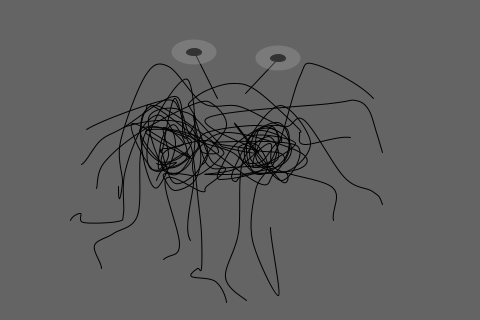
Frame 1 (no input)
Frame 60 (the mouse pressed at the canvas centre just before this capture): identical to frame 1, image omitted
Frame 120 (the mouse held since frame 60 and released just before this capture): identical to frame 1, image omitted

The Processing sketch that drew this single still picture (run headless with seeded random() and noise(); from frame 60 on, the mouse is pressed at the canvas centre):

// Processing sketch: processing_4911
// ── processing_4911.pde

int x=240;
int y=160;
float easeX=0.0;
float easeY=0.0;
float easing=.05;
 int bubble=0;

void setup(){
  size(480,320);
  frameRate(24);
  noFill();
  smooth();}
 


void draw() {
 
background(100);

 
    //press creates x-ray fsm
 if ((mousePressed==true) && (mouseX<(x-165) || mouseX>(x+145) || mouseY<(y-125) || mouseY>(y+146))){
 stroke(255);
 fill(255);
 beginShape();
 vertex(400,0);
 vertex(430,50);
 vertex(417,108);
 vertex(443, 148);
 vertex(424, 186);
 vertex(453, 247);
 vertex(413,289);
 vertex(441, 320);
 vertex(420,289);
 vertex(465, 247);
 vertex(435, 186);
 vertex(470, 148);
 vertex(447,108);
 vertex(460,50);
 vertex(445,0);
 endShape();
 noFill();
 }
 else {
 stroke(0);
 noFill();
}
 

 
  //creating the body via spaghetti lines
  beginShape();
  curveVertex(x+68, y+160);
  curveVertex(x+39, y-19);
  curveVertex(x+22, y-21);
  curveVertex(x+14, y+7);
  curveVertex(x+55, y-17);
  curveVertex(x+10, y-24);
  curveVertex(x+12, y+10);
  curveVertex(x+45, y+12);
  curveVertex(x+40, y+20);
  curveVertex(x-3, y-34);
  curveVertex(x+2, y-26);
  curveVertex(x+40, y+20);
  curveVertex(x+56, y-15);
  curveVertex(x-27, y-18);
  curveVertex(x+17, y-10);
  curveVertex(x+44, y);
  curveVertex(x+10, y+60);
  endShape();
  
  beginShape();
curveVertex(x-93, y-19);
curveVertex(x-84, y+3);
curveVertex(x-64, y+2);
curveVertex(x-88, y+9);
curveVertex(x-108, y-37);
curveVertex(x-49, y-2);
curveVertex(x-94, y-27);
curveVertex(x-77, y-31);
curveVertex(x-51, y-24);
curveVertex(x-43, y-12);
curveVertex(x-72, y+7);
curveVertex(x-100, y-32);
curveVertex(x-41, y-23);
curveVertex(x-38, y+4);
curveVertex(x-86, y+7);
endShape();

  
  beginShape();
  curveVertex(x-108, y+124);
  curveVertex(x-77, y+99);
  curveVertex(x-61, y+84);
  curveVertex(x-75, y+19);
  curveVertex(x-39, y+31);
  curveVertex(x-34, y+26);
  curveVertex(x-15, y+9);
  curveVertex(x-30, y-1);
  curveVertex(x-47, y-45);
  curveVertex(x-34, y+3);
  curveVertex(x-10, y+7);
  curveVertex(x+36, y);
  curveVertex(x+28, y-24);
  curveVertex(x+2, y+2);
  curveVertex(x-2, y+72);
  curveVertex(x-15, y+117);
  curveVertex(x+6, y+140);
  curveVertex(x+12, y+141);
  endShape();
  
  beginShape();
  curveVertex(x-90, y+90);
  curveVertex(x-84, y+20);
  curveVertex(x-59, y-6);
  curveVertex(x-51, y-2);
  curveVertex(x-64, y+14);
  curveVertex(x-78, y+8);
  curveVertex(x-74, y-10);
  curveVertex(x-34, y-20);
  curveVertex(x-22, y-8);
  curveVertex(x-39, y-9);
  curveVertex(x-36, y-27);
  curveVertex(x+15, y-35);
  curveVertex(x+41, y-27);
  curveVertex(x+51, y-11);
  curveVertex(x+40, y+5);
  curveVertex(x+4, y+14);
  curveVertex(x-5, y+21);
  curveVertex(x-8, y+12);
  curveVertex(x+11, y-25);
  curveVertex(x+21, y-30);
  curveVertex(x+38, y-25);
  curveVertex(x+41, y-19);
  curveVertex(x+34, y-15);
  curveVertex(x+21, y+1);
  curveVertex(x+5, y+2);
  curveVertex(x-1,y-6);
  curveVertex(x-1, y-14);
  curveVertex(x+14, y-17);
  curveVertex(x+25, y-3);
  curveVertex(x+26, y+10);
  curveVertex(x+15, y+30);
  curveVertex(x+12, y+80);
  curveVertex(x+38, y+135);
  curveVertex(x+30, y+67);
  curveVertex(x+40, y+70);
  endShape();



  beginShape();
  curveVertex(x-77, y-20);
  curveVertex(x-78, y-12);
  curveVertex(x-57, y-17);
  curveVertex(x-77, y-33);
  curveVertex(x-72, y-5);
  curveVertex(x-82, y+8);
  curveVertex(x-78, y-23);
  curveVertex(x-65, y-35);
  curveVertex(x-54, y-2);
  curveVertex(x-90, y+8);
  curveVertex(x-88, y-35);
  curveVertex(x-53, y-81);
  curveVertex(x-47, y-6);
  curveVertex(x-74, y+11);
  curveVertex(x-92, y-42);
  curveVertex(x-62, y-51);
  curveVertex(x-48, y-23);
  curveVertex(x-8, y-8);
  curveVertex(x+18, y+14);
  curveVertex(x+45, y-3);
  curveVertex(x+46, y-32);
  curveVertex(x+19, y-31);
  curveVertex(x+16, y-1);
  curveVertex(x+32, y+5);
  curveVertex(x+37, y-28);
  curveVertex(x+16, y-29);
  curveVertex(x+11, y);
  curveVertex(x+46, y+11);
  curveVertex(x+70, y-18);
  curveVertex(x+40, y-55);
  curveVertex(x+7, y-19);
  curveVertex(x+8, y+5);
  curveVertex(x+33, y+6);
  curveVertex(x+46, y+11);
  endShape();
  
  beginShape();
  curveVertex(x-147, y+120);
  curveVertex(x-139, y+108);
  curveVertex(x-146, y+85);
  curveVertex(x-127, y+73);
  curveVertex(x-103, y+55);
  curveVertex(x-100, y-6);
  curveVertex(x-90, y-33);
  curveVertex(x-62, y-26);
  curveVertex(x-49, y-18);
curveVertex(x-62, y-2);
curveVertex(x-83, y);
curveVertex(x-100, y-25);
curveVertex(x-85, y-55);
curveVertex(x-23, y-15);
curveVertex(x-21, y-2);
curveVertex(x-45, y+15);
curveVertex(x-44, y-9);
curveVertex(x-12, y-28);
curveVertex(x+60, y-8);
curveVertex(x+53, y+10);
curveVertex(x-34, y+14);
curveVertex(x-4, y+8);
curveVertex(x+29, y-17);
curveVertex(x+35, y+8);
curveVertex(x+92, y+27);
curveVertex(x+93, y+60);
curveVertex(x+107, y+90);
endShape();
  
  
  beginShape();
  curveVertex(x-117, Y+20);
  curveVertex(x-122, y+26);
  curveVertex(x-118, y+21);
  curveVertex(x-120, y-19);
  curveVertex(x-95, y-85);
  curveVertex(x-72, y-94);
  curveVertex(x-37,y-57);
  curveVertex(x-1, y-54);
  curveVertex(x+43, y-34);
  curveVertex(x+64, y-40);
  curveVertex(x+104, y+17);
  curveVertex(x+132, y+31);
  curveVertex(x+142, y+44);
 curveVertex(x+153, y+89);
  endShape();
  
  
  
  beginShape();
  curveVertex(x-169, y+80);
  curveVertex(x-170, y+60);
  curveVertex(x-160, y+53);
  curveVertex(x-157, y+62);
  curveVertex(x-123, y+61);
  curveVertex(x-117, y+53);
  curveVertex(x-116, y+14);
  curveVertex(x-100, y-30);
  curveVertex(x-80, y-45);
  curveVertex(x-65, y-16);
  curveVertex(x-83, y+27);
  curveVertex(x-95, y+7);
  curveVertex(x-100, y-30);
  curveVertex(x-95, y-50);
  curveVertex(x-80, y-50);
  curveVertex(x+13, y+20);
  curveVertex(x+33, y+14);
  curveVertex(x+49, y-12);
  curveVertex(x+37, y-38);
  curveVertex(x-3, y-18);
  curveVertex(x-21, y+10);
  curveVertex(x-21, y+10);
  curveVertex(x-20, y+19);
  curveVertex(x+20, y+10);
  curveVertex(x+38, y-16);
  curveVertex(x+59, y-83);
  curveVertex(x+75, y-96);
  curveVertex(x+133, y-62);
  curveVertex(x+160, y-4);
  endShape();
  
  
  beginShape();
  curveVertex(x-145, y+22);
  curveVertex(x-144, y+28);
  curveVertex(x-137, y+3);
  curveVertex(x-101, y-28);
  curveVertex(x-45, y-57);
  curveVertex(x-26, y-55);
  curveVertex(x-14, y-35);
  curveVertex(x-31, y-10);
  curveVertex(x-46, y+14);
  curveVertex(x-67, y+22);
  curveVertex(x-79, y-10);
  curveVertex(x-78, y-11);
  curveVertex(x-66, y-62);
  curveVertex(x-54, y-23);
  curveVertex(x-48, y-8);
  curveVertex(x-42, y+43);
  curveVertex(x-39, y+74);
  curveVertex(x-39, y+108);
  curveVertex(x-43, y+108);
  curveVertex(x-49, y+116);
  curveVertex(x-25, y+121);
  curveVertex(x-14, y+142);
  curveVertex(x-21, y+160);
  endShape();

  
  beginShape();
  curveVertex(x-131, y-20);
  curveVertex(x-117, y-33);
  curveVertex(x-82, y-40);
  curveVertex(x-52, y-35);
  curveVertex(x-40, y-10);
  curveVertex(x-45, y+19);
  curveVertex(x-65, y+30);
  curveVertex(x-75, y+20);  
  curveVertex(x-75, y+13);
  curveVertex(x-50, y+15);
  curveVertex(x-47, y+22);
  curveVertex(x-50, y+80);
  curveVertex(x-0, y+90);
  endShape();
  
  
beginShape();
curveVertex(x-170, y-5);
curveVertex(x-159, y+4);
curveVertex(x-140, y-20);
curveVertex(x-117, y-33);
curveVertex(x-65, y-64);
curveVertex(x-57, y-24);
curveVertex(x-49, y-30);
curveVertex(x-45, y-42);
curveVertex(x-50, y-52);
curveVertex(x-51, y-58);
curveVertex(x-34, y-70);
curveVertex(x-8, y-77);
curveVertex(x+16, y-70);
curveVertex(x+57, y-33);
curveVertex(x+59, y-27);
curveVertex(x+64, y-16);
curveVertex(x+110, y-23);
curveVertex(x+138, y-3);
  endShape();
  
  
  beginShape();
  curveVertex(x-167,y-5);
  curveVertex(x-154,y-31);
  curveVertex(x-77, y-60);
  curveVertex(x-60,y-50);
  curveVertex(x-47,y-44);
  curveVertex(x-23,y-19);
  curveVertex(x-15, y-13);
  curveVertex(x+18,y-9);
  curveVertex(x-34, y-42);
  curveVertex(x+90,y-57);
  curveVertex(x+115, y-60);
  curveVertex(x+128, y-51);
  curveVertex(x+136, y-28);
  curveVertex(x+142, y-8);
  curveVertex(x+148, y+10);
  endShape();
  
  
    //draw eyes and make them red
line(x-23, y-62,x-46, y-108);
line(x+5, y-67, x+38, y-102);
if((mouseX>(x-67) && mouseX<(x-19) && mouseY>(y-117) && mouseY<(y-96))|| (mouseX>x && mouseX<(x+65) && mouseY<(y-87) && mouseY>(y-111)))
fill(255,0,0);
else
fill(0);
ellipse(x-46,y-108, 15,7);
ellipse(x+38, y-102,15,7);
noStroke();
fill(175,75);
ellipse(x-46,y-108, 45, 25);
ellipse(x+38,y-102, 45, 25);
noFill();
stroke(0);

  
  //move fsm and bring him back to the center
 if (mousePressed==true && mouseX < (x+49) && mouseX > (x-100) && mouseY< (y+28) && mouseY > (y-72)){
  y=mouseY;
  x=mouseX;
 }
 else if (x != 240 || y != 160){
   x+=(240-x)*easing;
   y+=(160-y)*easing;
}

//make bubbles with tentacles
  if((mouseX>(x+128)  && mouseX<(x+141)  && mouseY>(y-71) && mouseY<(y-55)) 
  || (mouseX>(x+137)  && mouseX<(x+150)  && mouseY>(y-11) && mouseY<(y)) 
  || (mouseX>(x+104)  && mouseX<(x+115)  && mouseY>(y-30) && mouseY<(y-15))
  || (mouseX>(x+135)  && mouseX<(x+149)  && mouseY>(y+38) && mouseY<(y+50))
  || (mouseX>(x+88)  && mouseX<(x+100)  && mouseY>(y+55) && mouseY<(y+66))
  || (mouseX>(x+23)  && mouseX<(x+40)  && mouseY>(y+60) && mouseY<(y+80))
  || (mouseX>(x+1)  && mouseX<(x+12)  && mouseY>(y+141) && mouseY<(y+148))
  || (mouseX>(x-20)  && mouseX<(x-4)  && mouseY>(y+140) && mouseY<(y+148))
  || (mouseX>(x-54)  && mouseX<(x-43)  && mouseY>(y+77) && mouseY<(y+85))
  || (mouseX>(x-83)  && mouseX<(x-70)  && mouseY>(y+96) && mouseY<(y+105))
  || (mouseX>(x-145)  && mouseX<(x-133)  && mouseY>(y+104) && mouseY<(y+115))
  || (mouseX>(x-175)  && mouseX<(x-165)  && mouseY>(y+54) && mouseY<(y+66))
  || (mouseX>(x-128)  && mouseX<(x-116)  && mouseY>(y+23) && mouseY<(y+33))
  || (mouseX>(x-150)  && mouseX<(x-140)  && mouseY>(y+24) && mouseY<(y+34))
  || (mouseX>(x-161)  && mouseX<(x-151)  && mouseY>(y) && mouseY<(y+10))
  || (mouseX>(x-158)  && mouseX<(x-148)  && mouseY>(y-34) && mouseY<(y-24)))
{
  fill(225,40);
  ellipse (mouseX, mouseY,bubble, bubble);
  bubble=bubble+1;
  noFill();
}
else bubble=0;

 println((mouseX)+ "  "+ (mouseY));
}
